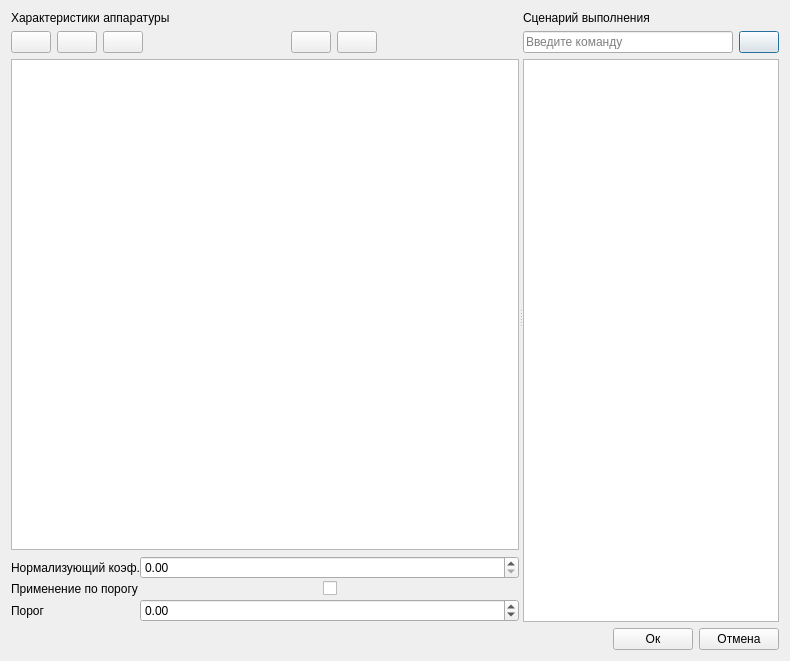
<?xml version="1.0" encoding="UTF-8"?>
<ui version="4.0">
 <class>config_dialog</class>
 <widget class="QDialog" name="config_dialog">
  <property name="windowModality">
   <enum>Qt::ApplicationModal</enum>
  </property>
  <property name="geometry">
   <rect>
    <x>0</x>
    <y>0</y>
    <width>790</width>
    <height>661</height>
   </rect>
  </property>
  <property name="sizePolicy">
   <sizepolicy hsizetype="Preferred" vsizetype="Preferred">
    <horstretch>0</horstretch>
    <verstretch>0</verstretch>
   </sizepolicy>
  </property>
  <property name="minimumSize">
   <size>
    <width>0</width>
    <height>0</height>
   </size>
  </property>
  <property name="maximumSize">
   <size>
    <width>99999</width>
    <height>99999</height>
   </size>
  </property>
  <property name="windowTitle">
   <string>Конфигурация измерения</string>
  </property>
  <property name="windowIcon">
   <iconset resource="../../irspy/qt/resources/icons.qrc">
    <normaloff>:/icons/icons/graph_2.png</normaloff>:/icons/icons/graph_2.png</iconset>
  </property>
  <layout class="QVBoxLayout" name="verticalLayout">
   <item>
    <widget class="QSplitter" name="config_dialog_splitter">
     <property name="orientation">
      <enum>Qt::Horizontal</enum>
     </property>
     <widget class="QFrame" name="frame_2">
      <property name="sizePolicy">
       <sizepolicy hsizetype="Expanding" vsizetype="Expanding">
        <horstretch>1</horstretch>
        <verstretch>1</verstretch>
       </sizepolicy>
      </property>
      <property name="frameShape">
       <enum>QFrame::NoFrame</enum>
      </property>
      <property name="frameShadow">
       <enum>QFrame::Raised</enum>
      </property>
      <layout class="QGridLayout" name="gridLayout">
       <property name="leftMargin">
        <number>0</number>
       </property>
       <property name="topMargin">
        <number>0</number>
       </property>
       <property name="rightMargin">
        <number>0</number>
       </property>
       <property name="bottomMargin">
        <number>0</number>
       </property>
       <property name="horizontalSpacing">
        <number>6</number>
       </property>
       <property name="verticalSpacing">
        <number>0</number>
       </property>
       <item row="0" column="0">
        <widget class="QLabel" name="label">
         <property name="text">
          <string>Характеристики аппаратуры</string>
         </property>
        </widget>
       </item>
       <item row="1" column="0">
        <layout class="QHBoxLayout" name="horizontalLayout_4">
         <property name="spacing">
          <number>6</number>
         </property>
         <property name="topMargin">
          <number>6</number>
         </property>
         <item>
          <widget class="QPushButton" name="load_response_from_file_button">
           <property name="text">
            <string/>
           </property>
           <property name="icon">
            <iconset resource="../../irspy/qt/resources/icons.qrc">
             <normaloff>:/icons/icons/open.png</normaloff>:/icons/icons/open.png</iconset>
           </property>
          </widget>
         </item>
         <item>
          <widget class="QPushButton" name="save_response_to_file_button">
           <property name="text">
            <string/>
           </property>
           <property name="icon">
            <iconset resource="../../irspy/qt/resources/icons.qrc">
             <normaloff>:/icons/icons/save.png</normaloff>:/icons/icons/save.png</iconset>
           </property>
          </widget>
         </item>
         <item>
          <widget class="QPushButton" name="show_graph_button">
           <property name="text">
            <string/>
           </property>
           <property name="icon">
            <iconset resource="../../irspy/qt/resources/icons.qrc">
             <normaloff>:/icons/icons/graph_2.png</normaloff>:/icons/icons/graph_2.png</iconset>
           </property>
          </widget>
         </item>
         <item>
          <spacer name="horizontalSpacer">
           <property name="orientation">
            <enum>Qt::Horizontal</enum>
           </property>
           <property name="sizeHint" stdset="0">
            <size>
             <width>40</width>
             <height>20</height>
            </size>
           </property>
          </spacer>
         </item>
         <item>
          <widget class="QPushButton" name="add_row_button">
           <property name="text">
            <string/>
           </property>
           <property name="icon">
            <iconset resource="../../irspy/qt/resources/icons.qrc">
             <normaloff>:/icons/icons/add_row.png</normaloff>:/icons/icons/add_row.png</iconset>
           </property>
          </widget>
         </item>
         <item>
          <widget class="QPushButton" name="delete_row_button">
           <property name="text">
            <string/>
           </property>
           <property name="icon">
            <iconset resource="../../irspy/qt/resources/icons.qrc">
             <normaloff>:/icons/icons/remove_row.png</normaloff>:/icons/icons/remove_row.png</iconset>
           </property>
          </widget>
         </item>
         <item>
          <spacer name="horizontalSpacer_3">
           <property name="orientation">
            <enum>Qt::Horizontal</enum>
           </property>
           <property name="sizeHint" stdset="0">
            <size>
             <width>40</width>
             <height>20</height>
            </size>
           </property>
          </spacer>
         </item>
        </layout>
       </item>
       <item row="2" column="0">
        <layout class="QVBoxLayout" name="verticalLayout_5">
         <property name="spacing">
          <number>0</number>
         </property>
         <property name="topMargin">
          <number>6</number>
         </property>
         <item>
          <layout class="QVBoxLayout" name="devices_bar_layout">
           <property name="spacing">
            <number>0</number>
           </property>
           <property name="leftMargin">
            <number>0</number>
           </property>
           <property name="topMargin">
            <number>0</number>
           </property>
           <property name="rightMargin">
            <number>0</number>
           </property>
           <property name="bottomMargin">
            <number>0</number>
           </property>
          </layout>
         </item>
         <item>
          <widget class="QTableView" name="device_response_table">
           <property name="sizePolicy">
            <sizepolicy hsizetype="Expanding" vsizetype="Expanding">
             <horstretch>2</horstretch>
             <verstretch>2</verstretch>
            </sizepolicy>
           </property>
           <attribute name="horizontalHeaderStretchLastSection">
            <bool>true</bool>
           </attribute>
           <attribute name="verticalHeaderVisible">
            <bool>false</bool>
           </attribute>
          </widget>
         </item>
         <item>
          <layout class="QGridLayout" name="gridLayout_2">
           <property name="topMargin">
            <number>6</number>
           </property>
           <item row="0" column="1">
            <widget class="QDoubleSpinBox" name="normalize_coef_spinbox">
             <property name="suffix">
              <string/>
             </property>
             <property name="maximum">
              <double>1000.000000000000000</double>
             </property>
            </widget>
           </item>
           <item row="2" column="0">
            <widget class="QLabel" name="label_5">
             <property name="text">
              <string>Порог</string>
             </property>
            </widget>
           </item>
           <item row="0" column="0">
            <widget class="QLabel" name="label_3">
             <property name="text">
              <string>Нормализующий коэф.</string>
             </property>
            </widget>
           </item>
           <item row="1" column="1">
            <layout class="QHBoxLayout" name="horizontalLayout">
             <item>
              <spacer name="horizontalSpacer_4">
               <property name="orientation">
                <enum>Qt::Horizontal</enum>
               </property>
               <property name="sizeHint" stdset="0">
                <size>
                 <width>40</width>
                 <height>20</height>
                </size>
               </property>
              </spacer>
             </item>
             <item>
              <widget class="QCheckBox" name="apply_on_limit_checkbox">
               <property name="text">
                <string/>
               </property>
              </widget>
             </item>
             <item>
              <spacer name="horizontalSpacer_5">
               <property name="orientation">
                <enum>Qt::Horizontal</enum>
               </property>
               <property name="sizeHint" stdset="0">
                <size>
                 <width>40</width>
                 <height>20</height>
                </size>
               </property>
              </spacer>
             </item>
            </layout>
           </item>
           <item row="1" column="0">
            <widget class="QLabel" name="label_4">
             <property name="text">
              <string>Применение по порогу</string>
             </property>
            </widget>
           </item>
           <item row="2" column="1">
            <widget class="QDoubleSpinBox" name="limit_spinbox">
             <property name="minimum">
              <double>-1000.000000000000000</double>
             </property>
             <property name="maximum">
              <double>1000.000000000000000</double>
             </property>
            </widget>
           </item>
          </layout>
         </item>
        </layout>
       </item>
      </layout>
     </widget>
     <widget class="QFrame" name="frame">
      <property name="sizePolicy">
       <sizepolicy hsizetype="Expanding" vsizetype="Expanding">
        <horstretch>0</horstretch>
        <verstretch>0</verstretch>
       </sizepolicy>
      </property>
      <property name="frameShape">
       <enum>QFrame::NoFrame</enum>
      </property>
      <property name="frameShadow">
       <enum>QFrame::Raised</enum>
      </property>
      <property name="lineWidth">
       <number>0</number>
      </property>
      <layout class="QGridLayout" name="gridLayout_3">
       <property name="leftMargin">
        <number>0</number>
       </property>
       <property name="topMargin">
        <number>0</number>
       </property>
       <property name="rightMargin">
        <number>0</number>
       </property>
       <property name="bottomMargin">
        <number>0</number>
       </property>
       <item row="0" column="0">
        <widget class="QLabel" name="label_2">
         <property name="text">
          <string>Cценарий выполнения</string>
         </property>
        </widget>
       </item>
       <item row="1" column="0">
        <layout class="QHBoxLayout" name="horizontalLayout_3">
         <item>
          <widget class="QLineEdit" name="cmd_edit">
           <property name="inputMask">
            <string/>
           </property>
           <property name="placeholderText">
            <string>Введите команду</string>
           </property>
          </widget>
         </item>
         <item>
          <widget class="QPushButton" name="add_cmd_button">
           <property name="text">
            <string/>
           </property>
           <property name="icon">
            <iconset resource="../../irspy/qt/resources/icons.qrc">
             <normaloff>:/icons/icons/plus.png</normaloff>:/icons/icons/plus.png</iconset>
           </property>
           <property name="default">
            <bool>true</bool>
           </property>
          </widget>
         </item>
        </layout>
       </item>
       <item row="2" column="0">
        <widget class="QPlainTextEdit" name="cmd_text_edit"/>
       </item>
      </layout>
     </widget>
    </widget>
   </item>
   <item>
    <layout class="QHBoxLayout" name="horizontalLayout_2">
     <item>
      <spacer name="horizontalSpacer_2">
       <property name="orientation">
        <enum>Qt::Horizontal</enum>
       </property>
       <property name="sizeHint" stdset="0">
        <size>
         <width>40</width>
         <height>20</height>
        </size>
       </property>
      </spacer>
     </item>
     <item>
      <widget class="QPushButton" name="ok_button">
       <property name="text">
        <string>Ок</string>
       </property>
      </widget>
     </item>
     <item>
      <widget class="QPushButton" name="cancel_button">
       <property name="text">
        <string>Отмена</string>
       </property>
      </widget>
     </item>
    </layout>
   </item>
  </layout>
 </widget>
 <resources>
  <include location="../../irspy/qt/resources/icons.qrc"/>
 </resources>
 <connections/>
</ui>
